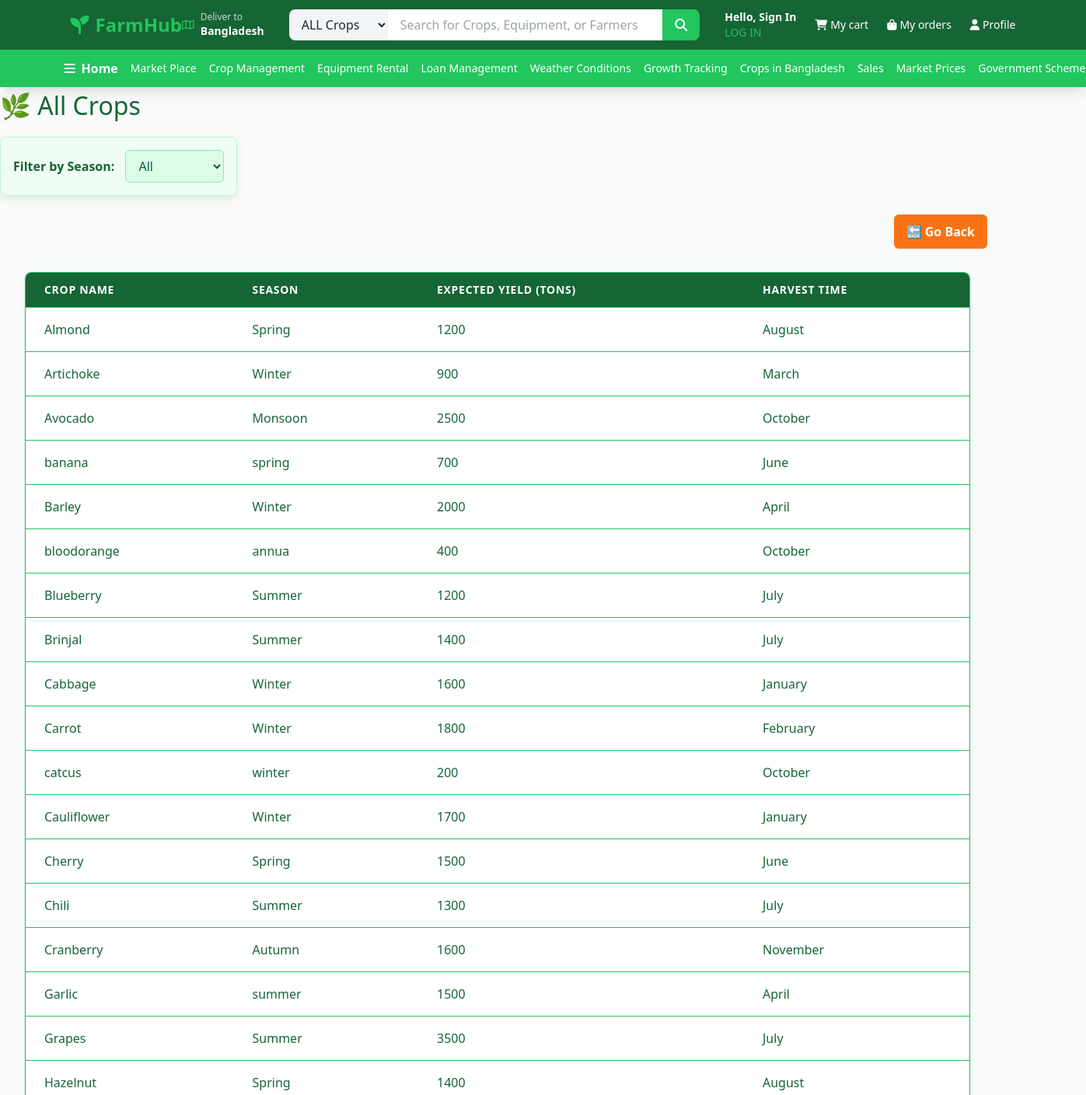
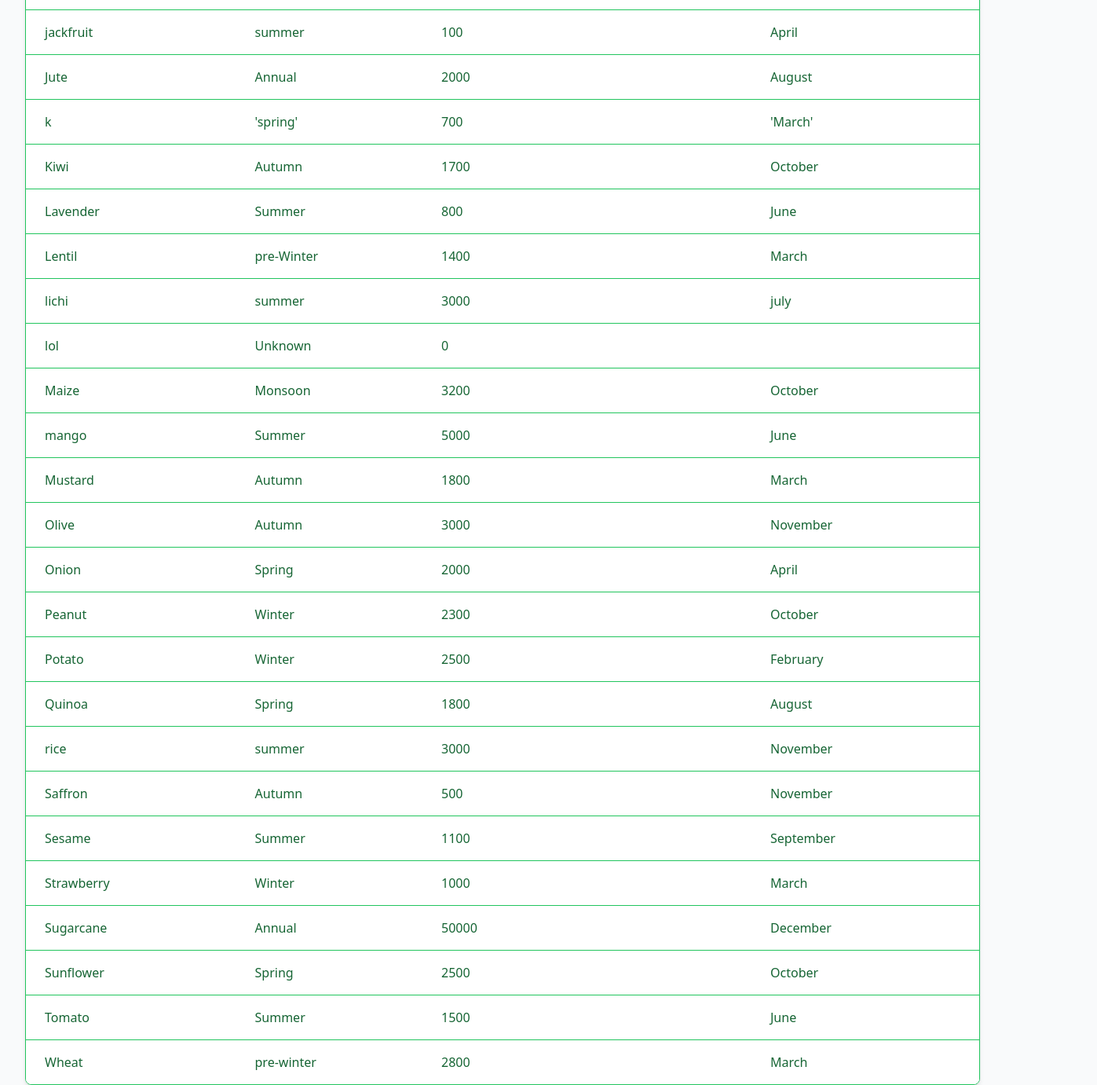
Page /seasonalcrops.php on the committed database (2 pictures, top to bottom).
### tables this page shows
CREATE TABLE `crop` (
  `crop_id` int(11) NOT NULL,
  `c_name` varchar(50) NOT NULL,
  `season` varchar(50) DEFAULT NULL,
  `expected_yield` double DEFAULT NULL,
  `harvest_time` varchar(50) DEFAULT NULL,
  `c_desp` varchar(50) DEFAULT NULL
);

### seasonalcrops.php (the view, shortened to what this page needs)
<?php
$conn = mysqli_connect('localhost', 'naba', '12345', 'farmsystem');
if (isset($_GET['season'])) {
    $selected_season = $_GET['season'];
} else {
    $selected_season = 'All';
}
if ($selected_season === 'All') {
    $sql = 'SELECT c_name, season, expected_yield, harvest_time FROM crop ORDER BY c_name';
} else {
    $sql = "SELECT c_name, season, expected_yield, harvest_time FROM crop WHERE season = '" . mysqli_real_escape_string($conn, $selected_season) . "' ORDER BY c_name";
}
$result = mysqli_query($conn, $sql);
$crops = mysqli_fetch_all($result, MYSQLI_ASSOC);
?>
<!DOCTYPE html>
<html lang="en">
<head>
  <script src="https://cdn.tailwindcss.com"></script>
  <link
    rel="stylesheet"
    href="https://cdnjs.cloudflare.com/ajax/libs/font-awesome/6.7.2/css/all.min.css"
  />
</head>
<body class="bg-gray-50">
  <header class="bg-white shadow-lg sticky top-0 z-50">
    <div class="bg-farm-dark text-white">
      <div class="max-w-7xl mx-auto px-4 sm:px-6 lg:px-8">
        <div class="flex items-center justify-between h-16">
          <div class="flex items-center space-x-4">
            <div class="text-2xl font-bold text-farm-green">
              <i class="fas fa-seedling mr-2"></i>FarmHub
            </div>
          </div>
          <div class="hidden md:flex items-center space-x-2 text-sm">
            <i class="fa-regular fa-map text-farm-green"></i>
            <div>
              <p class="text-xs opacity-75">Deliver to</p>
              <p class="font-semibold">Bangladesh</p>
            </div>
          </div>
          <div class="flex-1 max-w-2xl mx-8">
            <div class="relative flex">
              <select
                class="bg-gray-100 text-gray-800 px-3 py-2 rounded-l-lg border-0 focus:ring-2 focus:ring-farm-green"
              >
                <option>ALL Crops</option>
              </select>
              <input
                type="text"
                placeholder="Search for Crops, Equipment, or Farmers"
                class="flex-1 px-4 py-2 text-gray-800 focus:outline-none focus:ring-2 focus:ring-farm-green"
              />
              <button
                class="bg-farm-green hover:bg-green-600 px-4 py-2 rounded-r-lg transition-colors"
              >
                <i class="fa-solid fa-magnifying-glass text-white"></i>
              </button>
            </div>
          </div>
          <div class="flex items-center space-x-6 text-sm">
            <?php if (isset($_SESSION['user_name'])) : ?>
            <div id="user-greeting">
              <p class="font-semibold">
                Hello, <?php echo htmlspecialchars($_SESSION['user_name']); ?>!
              </p>
              <a
                href="logout.php"
                class="text-farm-green hover:text-green-300 transition-colors"
                >LOG OUT</a
              >
            </div>
            <?php else : ?>
            <div id="sign-in-section">
              <a
                href="signup.php"
                class="font-semibold hover:text-farm-green transition-colors"
                >Hello, Sign In</a
              ><br />
              <a
                href="login.php"
                class="text-farm-green hover:text-green-300 transition-colors"
                >LOG IN</a
              >
            </div>
            <?php endif; ?>
            <a
              href="view_cart.php"
              class="flex items-center space-x-1 hover:text-farm-green transition-colors"
            >
              <i class="fa-solid fa-cart-shopping"></i>
              <span class="hidden md:inline">My cart</span>
            </a>
            <a
              href="#"
              class="flex items-center space-x-1 hover:text-farm-green transition-colors"
            >
              <i class="fa-solid fa-bag-shopping"></i>
              <span class="hidden md:inline">My orders</span>
            </a>
            <a
              href="userdashboard.php"
              class="flex items-center space-x-1 hover:text-farm-green transition-colors"
            >
              <i class="fa-solid fa-user"></i>
              <span class="hidden md:inline">Profile</span>
            </a>
          </div>
        </div>
      </div>
    </div>
    <nav class="bg-farm-green text-white">
      <div class="max-w-7xl mx-auto px-2 sm:px-4 lg:px-6">
        <div class="flex items-center justify-between h-12 w-full">
          <div class="flex items-center space-x-2 mr-4">
            <i class="fa-solid fa-bars text-base"></i>
            <span class="font-semibold text-base">
              <a
                href="index.php"
                class="hover:text-farm-light hover:text-[15px] transition-all duration-200"
                >Home</a
              >
            </span>
          </div>
          <div
            class="hidden md:flex flex-1 justify-end space-x-4 text-sm whitespace-nowrap"
          >
               <a
              href="marketlist.php"
              class="hover:text-farm-light hover:text-[15px] transition-all duration-200"
              >Market Place</a
            >
            <a
              href="cropman.php"
              class="hover:text-farm-light hover:text-[15px] transition-all duration-200"
              >Crop Management</a
            >
            <a
              href="rental.php"
              class="hover:text-farm-light hover:text-[15px] transition-all duration-200"
              >Equipment Rental</a
            >
            <a
              href="take_loan.php"
              class="hover:text-farm-light hover:text-[15px] transition-all duration-200"
              >Loan Management</a
            >
            <a
              href="weather.php"
              class="hover:text-farm-light hover:text-[15px] transition-all duration-200"
              >Weather Conditions</a
            >
            <a
              href="growthstage.php"
              class="hover:text-farm-light hover:text-[15px] transition-all duration-200"
              >Growth Tracking</a
            >
            <a
              href="cropsinbd.php"
              class="hover:text-farm-light hover:text-[15px] transition-all duration-200"
              >Crops in Bangladesh</a
            >
            <a
              href="Exp&Sell.php"
              class="hover:text-farm-light hover:text-[15px] transition-all duration-200"
              >Sales</a
            >
            <a
              href="mpman.php"
              class="hover:text-farm-light hover:text-[15px] transition-all duration-200"
              >Market Prices</a
            >
            <a
              href="govt.php"
              class="hover:text-farm-light hover:text-[15px] transition-all duration-200"
              >Government Schemes</a
            >
          </div>
        </div>
      </div>
    </nav>
  </header>
  <div>
  <div class="container">
  <h1 style="color: #166534; font-size: 2rem; margin-bottom: 1rem;">🌿 All Crops</h1>
  <form method="GET" action="" style="
    background-color: #f0fdf4;
    border: 1px solid #bbf7d0;
    padding: 16px;
    border-radius: 8px;
    width: fit-content;
    box-shadow: 0 4px 8px rgba(22, 101, 52, 0.1);
    margin-bottom: 24px;
  ">
    <label for="seasonSelect" style="font-weight: 600; color: #166534; margin-right: 10px;">Filter by Season:</label>
    <select
      name="season"
      id="seasonSelect"
      onchange="this.form.submit()"
      style="
        padding: 8px 12px;
        border: 1px solid #86efac;
        border-radius: 6px;
        background-color: #dcfce7;
        color: #065f46;
        font-weight: 500;
        transition: background-color 0.3s ease;
      "
      onmouseover="this.style.backgroundColor='#bbf7d0';"
      onmouseout="this.style.backgroundColor='#dcfce7';"
    >
      <option value="All" <?php if ($selected_season === 'All') echo 'selected'; ?>>All</option>
    </select>
  </form>
  <div style="margin: 20px 0; text-align: right;">
    <a href="cropman.php"
       style="
         padding: 10px 16px;
         background-color: #f97316;
         color: white;
         text-decoration: none;
         border-radius: 6px;
         margin-right: 10px;
         font-weight: 600;
         transition: background-color 0.3s ease;
         display: inline-block;
       "
       onmouseover="this.style.backgroundColor='#fb923c';"
       onmouseout="this.style.backgroundColor='#f97316';"
    >
      🔙 Go Back
    </a>
  </div>
  <div style="display: flex; justify-content: center; margin-top: 30px;">
    <div class="overflow-x-auto rounded-lg shadow-md border border-farm-green bg-white" style="width: 95%;">
      <table class="min-w-full divide-y divide-farm-green">
        <thead class="bg-farm-header text-white">
          <tr>
            <th class="px-6 py-3 text-left text-sm font-semibold uppercase tracking-wider">Crop Name</th>
            <th class="px-6 py-3 text-left text-sm font-semibold uppercase tracking-wider">Season</th>
            <th class="px-6 py-3 text-left text-sm font-semibold uppercase tracking-wider">Expected Yield (tons)</th>
            <th class="px-6 py-3 text-left text-sm font-semibold uppercase tracking-wider">Harvest Time</th>
          </tr>
        </thead>
        <tbody class="bg-white divide-y divide-farm-green">
          <?php if (count($crops) > 0): ?>
            <?php foreach ($crops as $crop): ?>
              <tr class="hover:bg-farm-light transition-colors duration-200 cursor-pointer">
                <td class="px-6 py-4 whitespace-nowrap text-farm-dark font-medium"><?php echo htmlspecialchars($crop['c_name']); ?></td>
                <td class="px-6 py-4 whitespace-nowrap text-farm-dark"><?php echo htmlspecialchars($crop['season']); ?></td>
                <td class="px-6 py-4 whitespace-nowrap text-farm-dark"><?php echo htmlspecialchars($crop['expected_yield']); ?></td>
                <td class="px-6 py-4 whitespace-nowrap text-farm-dark"><?php echo htmlspecialchars($crop['harvest_time']); ?></td>
              </tr>
            <?php endforeach; ?>
          <?php else: ?>
            <tr><td colspan="4" class="px-6 py-4 text-center text-farm-dark">No crops found for the selected season.</td></tr>
          <?php endif; ?>
        </tbody>
      </table>
    </div>
  </div>
</div>

### seasonalcrops.php (style rules this page uses)
.bg-farm-header { background-color: #166534; }
.border-farm-green { border-color: #86efac; }
.text-farm-dark { color: #065f46; }
.divide-farm-green > :not([hidden]) ~ :not([hidden]) { border-color: #bbf7d0; }

### rows in the picture
crop: c_name "Almond", season "Spring", expected_yield "1200", harvest_time "August"
crop: c_name "Artichoke", season "Winter", expected_yield "900", harvest_time "March"
crop: c_name "Avocado", season "Monsoon", expected_yield "2500", harvest_time "October"
crop: c_name "banana", season "spring", expected_yield "700", harvest_time "June"
crop: c_name "Barley", season "Winter", expected_yield "2000", harvest_time "April"
crop: c_name "bloodorange", season "annua", expected_yield "400", harvest_time "October"
crop: c_name "Blueberry", season "Summer", expected_yield "1200", harvest_time "July"
crop: c_name "Brinjal", season "Summer", expected_yield "1400", harvest_time "July"
crop: c_name "Cabbage", season "Winter", expected_yield "1600", harvest_time "January"
crop: c_name "Carrot", season "Winter", expected_yield "1800", harvest_time "February"
crop: c_name "catcus", season "winter", expected_yield "200", harvest_time "October"
crop: c_name "Cauliflower", season "Winter", expected_yield "1700", harvest_time "January"
crop: c_name "Cherry", season "Spring", expected_yield "1500", harvest_time "June"
crop: c_name "Chili", season "Summer", expected_yield "1300", harvest_time "July"
crop: c_name "Cranberry", season "Autumn", expected_yield "1600", harvest_time "November"
crop: c_name "Garlic", season "summer", expected_yield "1500", harvest_time "April"
crop: c_name "Grapes", season "Summer", expected_yield "3500", harvest_time "July"
crop: c_name "Hazelnut", season "Spring", expected_yield "1400", harvest_time "August"
crop: c_name "jackfruit", season "summer", expected_yield "100", harvest_time "April"
crop: c_name "Jute", season "Annual", expected_yield "2000", harvest_time "August"
crop: c_name "k", season "'spring'", expected_yield "700", harvest_time "'March'"
crop: c_name "Kiwi", season "Autumn", expected_yield "1700", harvest_time "October"
crop: c_name "Lavender", season "Summer", expected_yield "800", harvest_time "June"
crop: c_name "Lentil", season "pre-Winter", expected_yield "1400", harvest_time "March"
crop: c_name "lichi", season "summer", expected_yield "3000", harvest_time "july"
crop: c_name "lol", season "Unknown", expected_yield "0"
crop: c_name "Maize", season "Monsoon", expected_yield "3200", harvest_time "October"
crop: c_name "mango", season "Summer", expected_yield "5000", harvest_time "June"
crop: c_name "Mustard", season "Autumn", expected_yield "1800", harvest_time "March"
crop: c_name "Olive", season "Autumn", expected_yield "3000", harvest_time "November"
crop: c_name "Onion", season "Spring", expected_yield "2000", harvest_time "April"
crop: c_name "Peanut", season "Winter", expected_yield "2300", harvest_time "October"
crop: c_name "Potato", season "Winter", expected_yield "2500", harvest_time "February"
crop: c_name "Quinoa", season "Spring", expected_yield "1800", harvest_time "August"
crop: c_name "rice", season "summer", expected_yield "3000", harvest_time "November"
crop: c_name "Saffron", season "Autumn", expected_yield "500", harvest_time "November"
crop: c_name "Sesame", season "Summer", expected_yield "1100", harvest_time "September"
crop: c_name "Strawberry", season "Winter", expected_yield "1000", harvest_time "March"
crop: c_name "Sugarcane", season "Annual", expected_yield "50000", harvest_time "December"
crop: c_name "Sunflower", season "Spring", expected_yield "2500", harvest_time "October"
crop: c_name "Tomato", season "Summer", expected_yield "1500", harvest_time "June"
crop: c_name "Wheat", season "pre-winter", expected_yield "2800", harvest_time "March"
